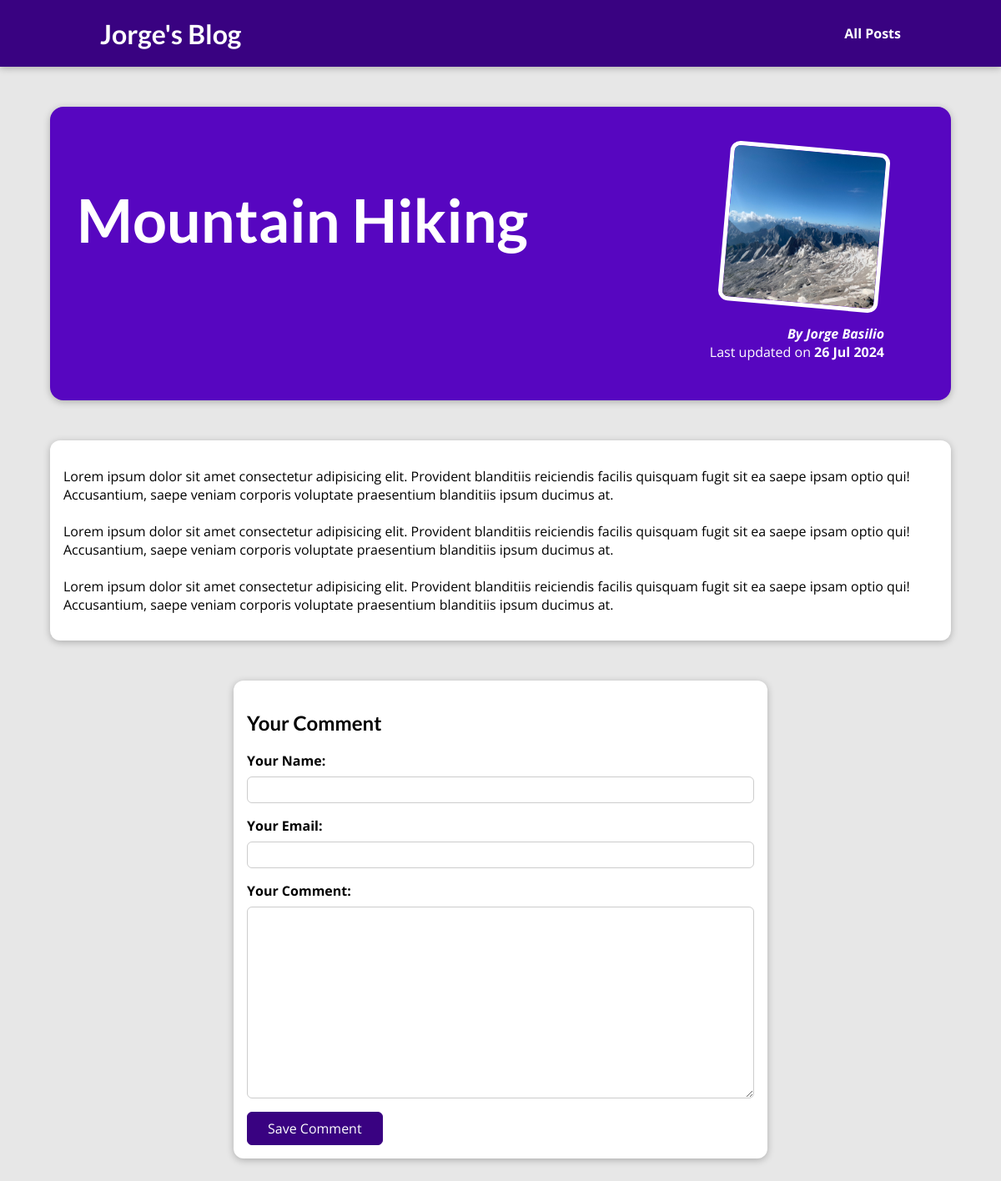
The page /posts/hike-in-the-mountains on the database its author committed.
### blog/models.py (models this page shows)
class Post(models.Model):
    title = models.CharField(max_length=100)
    excerpt = models.CharField(max_length=200)
    image = models.ImageField(upload_to="post", null=True)
    date = models.DateField(auto_now=True)
    slug = models.SlugField(unique=True, db_index=True)
    content = models.TextField(validators=[MinLengthValidator(10)])
    author = models.ForeignKey(Author, on_delete=models.SET_NULL, null=True, related_name="posts")
    tags = models.ManyToManyField(Tag)

class Author(models.Model):
    first_name = models.CharField(max_length=100)
    last_name = models.CharField(max_length=100)
    email_address = models.EmailField()
    def fullname(self):
        return f"{self.first_name} {self.last_name}"
    def __str__(self):
        return self.fullname()

### blog/views.py (the view, shortened to what this page needs)
# urls.py: path("posts/<slug:slug>", views.SinglePostView.as_view(), name="post-detail-page"),  #/posts/my-first-post
class SinglePostView(View):
    def get(self, request, slug):
        post = Post.objects.get(slug=slug)
        context = {
            "post": post,
            "post_tag": post.tags.all(),
            "comment_form": CommentForm()
        }
        return render(request, "blog/post-detail.html", context)

### blog/forms.py
class CommentForm(forms.ModelForm):
    class Meta:
        model = Comment
        exclude = ["post"]
        labels = {
            "user_name": "Your Name",
            "user_email": "Your Email",
            "text": "Your Comment",
            }

### blog/templates/blog/post-detail.html (shortened to what this page needs)
{% extends "base.html" %}
{% load static %}
{% block css_files %}
    <link rel="stylesheet" href="{% static 'blog/post-detail.css' %}" />
{% endblock %}
{% block content %}
<section id="summary">
    <h2>{{post.title}}</h2>
    <article>
        <img src="{{ post.image.url }}" alt="{{post.title}}"/>
        <address>By <a href="mailto:{{ post.author.email_address}}">{{post.author}}</a></address>
        <div>
            Last updated on <time>{{post.date|date:"d M Y"}}</time>
        </div>
    </article>
</section>
<main>
    {{post.content|linebreaks}}
</main>
<section id="comment-form">
    <h2>Your Comment</h2>
    <form action="{% url  'post-detail-page' post.slug %}" method="POST">
        {% for form_field in comment_form%}
        <div class="form-control">
            {{ form_field.label_tag }}
            {{ form_field }}
        </div>
        {% endfor %}
        <button>Save Comment</button>
    </form>
</section>
{% endblock %}

### static/app.css (style rules this page uses)
* { box-sizing: border-box; }
html { font-family: "Open Sans", "Lato", sans-serif; }
body { margin: 0; }
h1, h2, h3 { font-family: "Lato", sans-serif; font-weight: bold; }

### blog/static/blog/post-detail.css (style rules this page uses)
body { background-color: #e7e7e7; }
#summary { margin: 8rem auto 3rem auto; padding: 2rem; width: 90%; max-width: 90rem; border-radius: 16px; background-color: #5706c0; position: relative; box-shadow: 0 2px 8px rgba(0, 0, 0, 0.25); height: 22rem; }
#summary h2 { color: white; font-size: 4.5rem; margin-bottom: 0.25rem; }
#summary article { position: absolute; top: 2rem; right: 3rem; padding: 1rem 2rem; border-radius: 12px; text-align: right; color: white; }
#summary article img { width: 12rem; height: 12rem; border-radius: 12px; transform: rotateZ(5deg); border: 5px solid white; margin-bottom: 1rem; }
#summary address { font-weight: bold; }
#summary a { color: white; text-decoration: none; }
#summary time { font-weight: bold; }
main { width: 90%; max-width: 90rem; margin: 3rem auto; background-color: white; padding: 1rem; border-radius: 12px; box-shadow: 0 2px 8px rgba(0, 0, 0, 0.25); }
#comment-form { margin: 3rem auto; width: 90%; max-width: 40rem; border-radius: 12px; background-color: white; box-shadow: 0 2px 8px rgba(0, 0, 0, 0.25); padding: 1rem; }
#comment-form button { font: inherit; background-color: #390281; color: white; border: 1px solid #390281; padding: 0.5rem 1.5rem; border-radius: 6px; cursor: pointer; }
.form-control { margin-bottom: 1rem; }
.form-control label { font-weight: bold; margin-bottom: 0.5rem; display: block; }
.form-control input, .form-control textarea { display: block; width: 100%; font: inherit; padding: 0.25rem; border-radius: 6px; border: 1px solid #ccc; }

### rows shown on the page
Post: title "Mountain Hiking", image (picture), author "Jorge Basilio", date "26 Jul 2024", content "Lorem ipsum dolor sit amet consectetur adipisicing elit. Provident blanditiis reiciendis facilis quisquam fugit sit ea saepe ipsam optio qui! Accusantium, saepe veniam corporis voluptate praesentium blanditiis ipsum ducimus at. Lorem ipsum dolor sit amet consectetur adipisicing elit. Provident blanditiis reiciendis facilis quisquam fugit sit ea saepe ipsam optio qui! Accusantium, saepe veniam corporis voluptate praesentium blanditiis ipsum ducimus at. Lorem ipsum dolor sit amet consectetur adipisicing elit. Provident blanditiis reiciendis facilis quisquam fugit sit ea saepe ipsam optio qui! Accusantium, saepe veniam corporis voluptate praesentium blanditiis ipsum ducimus at."
